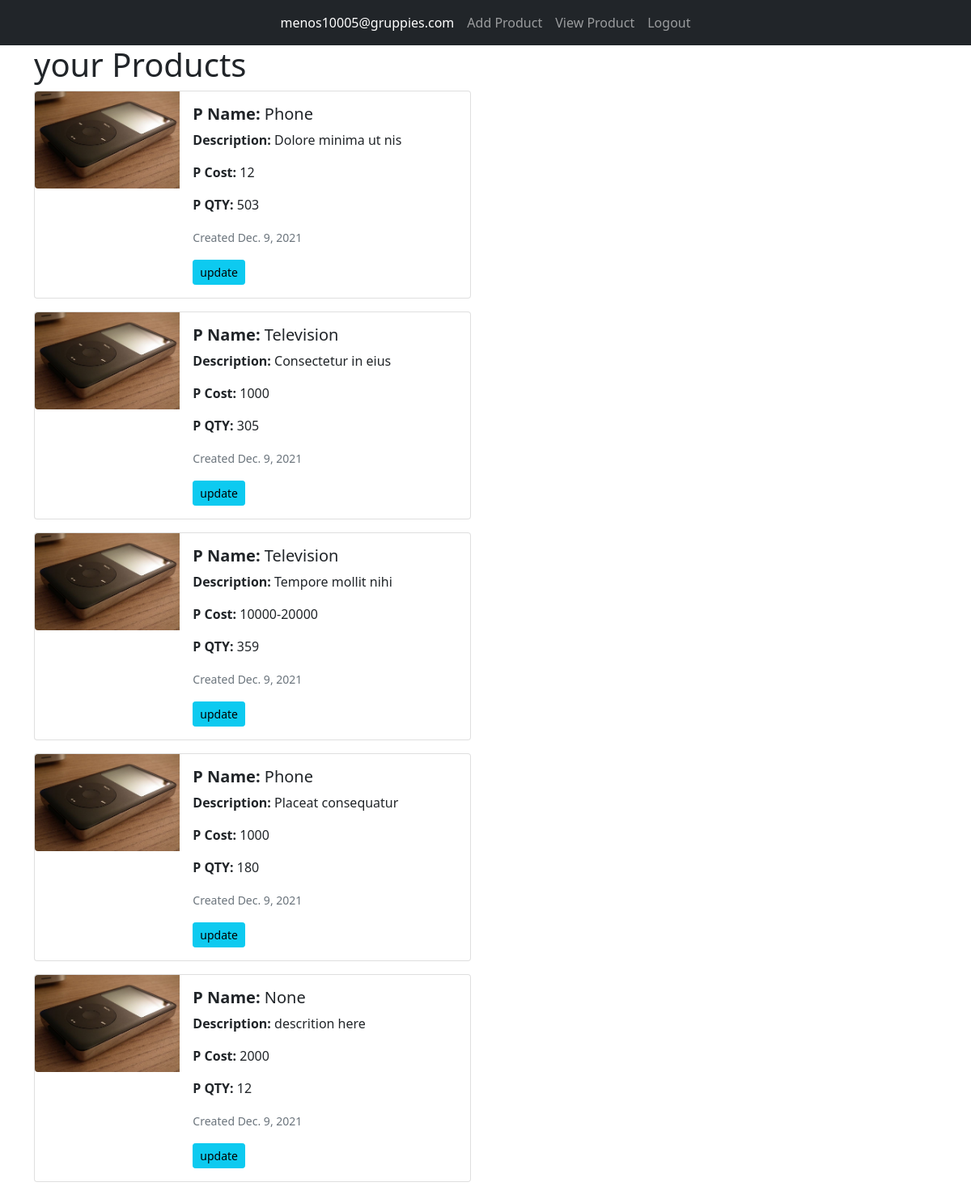
The page /product/view-product (signed in) on the database its author committed.
### userauth/models.py (models this page shows, shortened)
class UsersAccount(AbstractBaseUser, PermissionsMixin):
    email = models.EmailField(verbose_name='Email Address', unique=True)
    full_name = models.CharField(max_length=50)
    mobile = models.CharField(max_length=12, blank=True)
    is_active = models.BooleanField(default=False)
    is_staff = models.BooleanField(default=False)
    is_house_hold = models.BooleanField(default=False)
    created = models.DateTimeField(auto_now_add=True)
    updated = models.DateTimeField(auto_now=True)
    objects = CustomAccountManager()
    USERNAME_FIELD = 'email'
    REQUIRED_FIELDS = ['full_name']
    class Meta:
        verbose_name = 'Account'
        verbose_name_plural = 'Account'
    def __str__(self):
        return self.email

### products/models.py (models this page shows, shortened)
class Product(models.Model):
    AVAILABILITY = (
        ('Available', 'Available'),
        ('Not_Available', 'Not_Available'),
    )
    STATUS = (
        ('Pending', 'Pending'), ('Collected', 'Collected'),
    )
    user = models.ForeignKey(UsersAccount, on_delete=models.DO_NOTHING)
    product = models.ForeignKey(Category, on_delete=models.DO_NOTHING, null=True, blank=True)
    product_image = models.ImageField(upload_to='media')
    description = models.TextField()
    created_date = models.DateField(auto_now_add=True)
    collected_date = models.DateField()
    quantity = models.IntegerField()
    cost = models.CharField(max_length=20)
    other = models.CharField(max_length=50, null=True, blank=True)
    status = models.CharField(max_length=10, choices=STATUS, default='Pending')
    availability = models.CharField(max_length=20, choices=AVAILABILITY, default='Available')
    payed = models.BooleanField(default=False)

class Category(models.Model):
    name = models.CharField(max_length=100)
    cost = models.CharField(max_length=30, default=0)
    def __str__(self):
        return f'{self.name}'

### products/views.py (the view)
# urls.py: path('view-product', houseHoldProducts, name='view_product'),
def houseHoldProducts(request):
    products = Product.objects.filter(user=request.user)
    if request.user.is_staff:
        products = Product.objects.all()
    return render(request, 'houseHoldProducts.html', {'products': products})

### templates/houseHoldProducts.html
{% extends 'base.html' %}
{% block content %}
<div class="container">
    <h1>your Products</h1>
    {% for product in products %}
    <div class="card mb-3" style="max-width: 540px;">
      <div class="row g-0">
        <div class="col-md-4">
          <img src="{{ product.product_image.url }}" class="img-fluid rounded-start" alt="image for {{ product.product }}">
        </div>
        <div class="col-md-8">
          <div class="card-body">
            <h5 class="card-title"><b>P Name:</b> {{ product.product }}</h5>
            <p class="card-text"><b>Description:</b> {{ product.description }}</p>
            <p class="card-text"><b>P Cost:</b> {{ product.cost }}</p>
            <p class="card-text"><b>P QTY:</b> {{ product.quantity }}</p>
            <p class="card-text"><small class="text-muted">Created {{ product.created_date}}</small></p>
              {% if not request.user.is_staff %}
                <a href="{% url 'update_product' product.id %}" class="btn btn-sm btn-info">update</a>
              {% endif %}
          </div>
        </div>
      </div>
    </div>
    {% endfor %}
</div>
{% endblock %}

### templates/base.html (shortened to what this page needs)
<!DOCTYPE html>
{% load crispy_forms_tags %}
<html lang="en">
<head>
<link href="https://cdn.jsdelivr.net/npm/bootstrap@5.1.3/dist/css/bootstrap.min.css" rel="stylesheet">
</head>
<body>
    <nav class="navbar navbar-expand-lg navbar-dark bg-dark" aria-label="Tenth navbar example">
        <div class="container-fluid">
          <div class="collapse navbar-collapse justify-content-md-center" id="">
            <ul class="navbar-nav">
              <li class="nav-item">
                <a class="nav-link active" aria-current="page" href="#">{{ request.user }}</a>
              </li>
              {% if request.user.is_authenticated %}
                  <li class="nav-item">
                    <a class="nav-link" href="{% url 'add_product' %}">Add Product</a>
                  </li>
                  <li class="nav-item">
                    <a class="nav-link" href="{% url 'view_product' %}">View Product</a>
                  </li>
                  <li class="nav-item">
                    <a class="nav-link" href="{% url 'logout' %}">Logout</a>
                  </li>
              {% endif %}
            </ul>
          </div>
        </div>
      </nav>
      {% block content %}
      {% endblock%}
</body>
</html>

### rows shown on the page
UsersAccount: user "menos10005@gruppies.com"
Product: product_image (picture), product "Phone", description "Dolore minima ut nis", cost "12", quantity "503", created_date "Dec. 9, 2021"
Product: product_image (picture), product "Television", description "Consectetur in eius", cost "1000", quantity "305", created_date "Dec. 9, 2021"
Product: product_image (picture), product "Television", description "Tempore mollit nihi", cost "10000-20000", quantity "359", created_date "Dec. 9, 2021"
Product: product_image (picture), product "Phone", description "Placeat consequatur", cost "1000", quantity "180", created_date "Dec. 9, 2021"
Product: product_image (picture), product "None", description "descrition here", cost "2000", quantity "12", created_date "Dec. 9, 2021"
